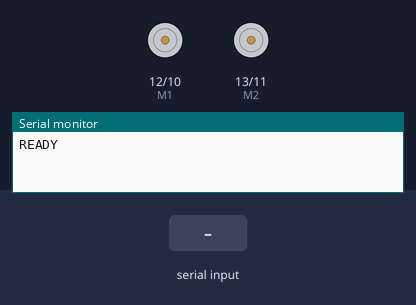
Simulated run of this sketch. Board: Arduino Uno, built with avr-gcc and run on an emulated ATmega328P. Shown: direction and speed pins drawn as motors (green arrow = direction pin HIGH = forward, orange = LOW = backward, longer = more drive), the last lines printed to the serial monitor. Inputs (shaded band) come from the test bench.

Above: at 1.2 s.
1.3 s: "SET 1 35\n" received over Serial
At 2.2 s:
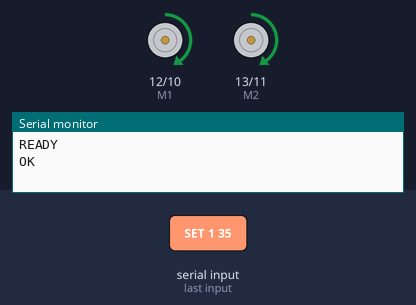
2.8 s: "SET 0 80\n" received over Serial
At 3.3 s:
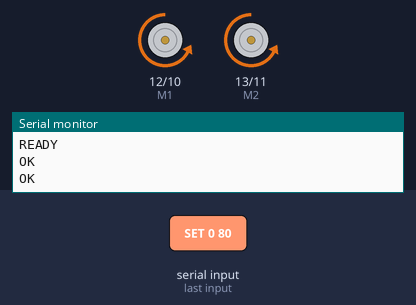
Timing chart, 0 to 5.8 s (numbered marks = the images above; inputs shaded):
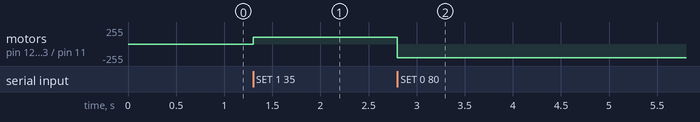

The sketch:

pump_control.ino
```cpp
/*************************************************
 * Arduino Pump Control via Serial (Python)
 * Commands (newline terminated):
 *   SET <dir> <speed>
 *     - dir: 1 forward, 0 reverse
 *     - speed: 0..100 (%)
 *   STOP
 *   PING
 * Replies:
 *   OK / ERR / PONG
 *************************************************/

const uint8_t E1 = 10;
const uint8_t E2 = 11;
const uint8_t M1 = 12;
const uint8_t M2 = 13;

const uint8_t PWM_MIN = 100;
const uint8_t PWM_MAX = 255;

uint8_t percentToPWM(uint8_t percent)
{
  if (percent == 0) return 0;
  if (percent >= 100) return PWM_MAX;

  uint16_t pwm = (uint16_t)percent * PWM_MAX / 100;
  if (pwm < PWM_MIN) pwm = PWM_MIN;
  return (uint8_t)pwm;
}

void setMotor(bool direction, uint8_t speedPercent)
{
  uint8_t pwm = percentToPWM(speedPercent);
  digitalWrite(M1, direction ? HIGH : LOW);
  digitalWrite(M2, direction ? HIGH : LOW);
  analogWrite(E1, pwm);
  analogWrite(E2, pwm);
}

void stopMotor()
{
  analogWrite(E1, 0);
  analogWrite(E2, 0);
}

void setup()
{
  pinMode(E1, OUTPUT);
  pinMode(E2, OUTPUT);
  pinMode(M1, OUTPUT);
  pinMode(M2, OUTPUT);

  stopMotor();
  Serial.begin(115200);
  Serial.println("READY");
}

void loop()
{
  if (!Serial.available()) return;

  String line = Serial.readStringUntil('\n');
  line.trim();
  if (line.length() == 0) return;

  if (line == "PING") {
    Serial.println("PONG");
    return;
  }

  if (line == "STOP") {
    stopMotor();
    Serial.println("OK");
    return;
  }

  // SET <dir> <speed>
  if (line.startsWith("SET")) {
    // 允许 "SET 1 35" / "SET 0 80"
    int firstSpace = line.indexOf(' ');
    int secondSpace = line.indexOf(' ', firstSpace + 1);
    if (firstSpace < 0 || secondSpace < 0) {
      Serial.println("ERR");
      return;
    }

    int dir = line.substring(firstSpace + 1, secondSpace).toInt();
    int spd = line.substring(secondSpace + 1).toInt();
    if (spd < 0) spd = 0;
    if (spd > 100) spd = 100;

    setMotor(dir != 0, (uint8_t)spd);
    Serial.println("OK");
    return;
  }

  Serial.println("ERR");
}
```

Measured:
- after the input at 1.3 s, motor on pin 12 (M1) / pin 10 (E1), motor on pin 13 (M2) / pin 11 (E2): stopped → forward 100/255 at once
- after the input at 2.8 s, motor on pin 12 (M1) / pin 10 (E1), motor on pin 13 (M2) / pin 11 (E2): forward 100/255 → backward 204/255 at once
